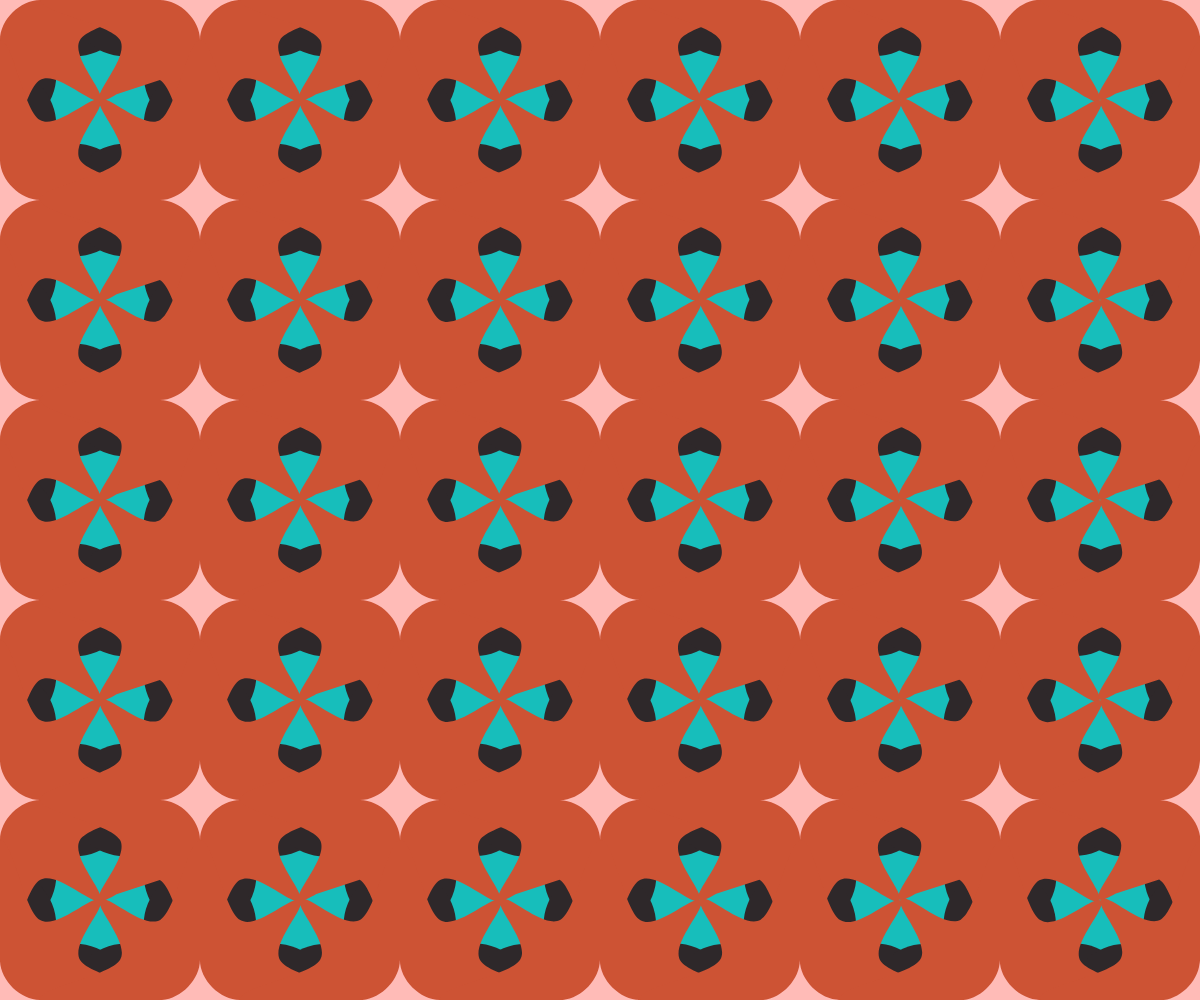
Frame 1 (no input)
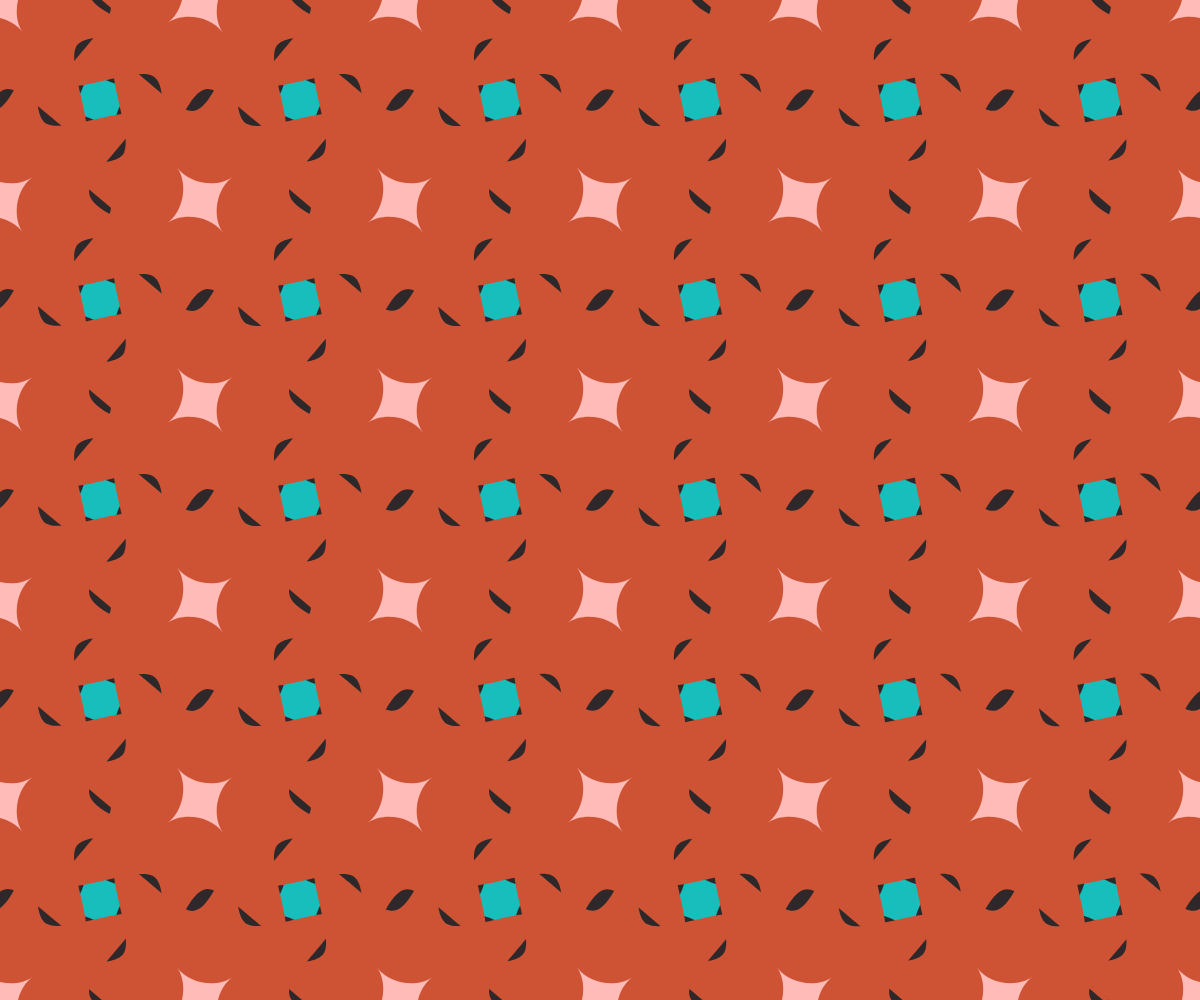
Frame 60 (no input)
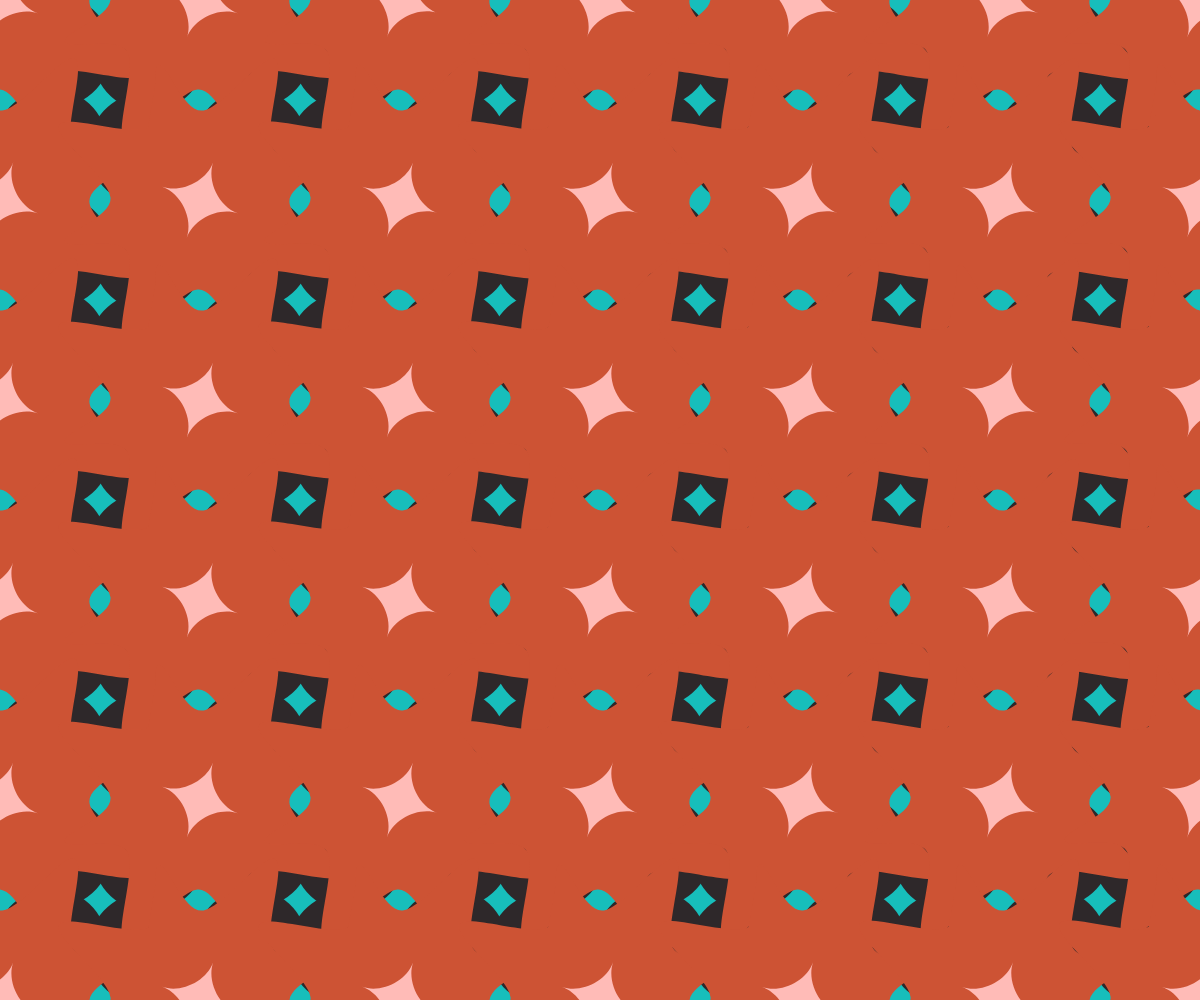
Frame 120 (the mouse pressed at the canvas centre since frame 60)

The p5.js sketch that drew these frames (run headless with seeded random() and noise() and a simulated clock; from frame 60 on, the mouse is pressed at the canvas centre):

// p5.js sketch
// ── sketch.js

let rad1 =0
let rad2 =0
let rad3 =0


function setup() {
  createCanvas(windowWidth,windowHeight);
  x = width/2;
  y = height/2;
}


function draw() {
  background('#17BEBB');
  noStroke();


  for(let x=0; x<=2000; x+=200) {
    for(let y=0; y<=1000; y+=200) {

    push();
    translate(x,y);
    rotate(rad2);


    scale(2.5)
    fill('#2E282A');
    ellipse(0,30,45,45);
    ellipse(30,0,45,45);
    ellipse(0,-30,45,45);
    ellipse(-30,0,45,45);
    pop();


    rad2 += PI/30000*(-1)

  
    }
  }



  for(let x=0; x<=2000; x+=200) {
    for(let y=0; y<=1000; y+=200) {

    push();
    translate(x,y);
    rotate(rad1);

    scale(4)
    fill('#CD5334');
    noStroke()
    beginShape()
    curveVertex(0,40)
    curveVertex(-10,20)
    curveVertex(-25,25)
    curveVertex(-20,10)
    curveVertex(-40,0)
    curveVertex(-20,-10)
    curveVertex(-25,-25)
    curveVertex(-10,-20)
    curveVertex(0,-40)
    curveVertex(+10,-20)
    curveVertex(+25,-25)
    curveVertex(+20,-10)
    curveVertex(+40,0)
    curveVertex(+20,+10)
    curveVertex(+25,+25)
    curveVertex(+10,+20)
    curveVertex(0,40)
	  curveVertex(-10,20)
	  curveVertex(-25,25)
	  curveVertex(-20,10)
    endShape()

    pop();


    rad1 += PI/12000

    }
  }




  for(let x=0; x<=2000; x+=200) {
    for(let y=0; y<=1000; y+=200) {

    push();
    translate(x,y);
    rotate(rad3);

    fill('#ffbbb7')
    scale(1)
    noStroke()
    beginShape()
    vertex(0,40)
    bezierVertex(0,20,-20,0,-40,0)
    bezierVertex(-20,0,0,-20,0,-40)
    bezierVertex(0,-20,20,0,40,0)
    bezierVertex(20,0,0,20,0,40)
    endShape()

    pop();

    rad3 += PI/20000 * (-1)

    }
  }
}
